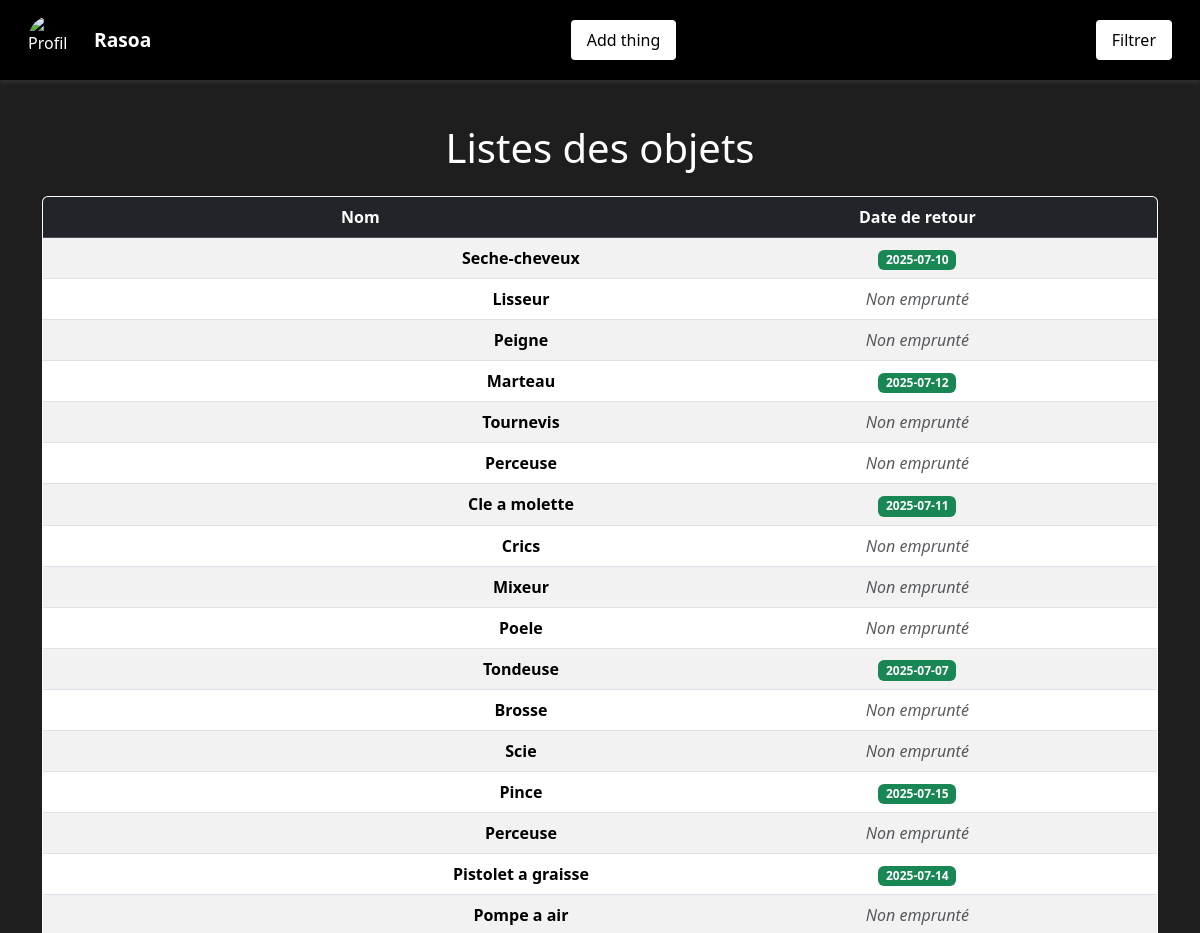
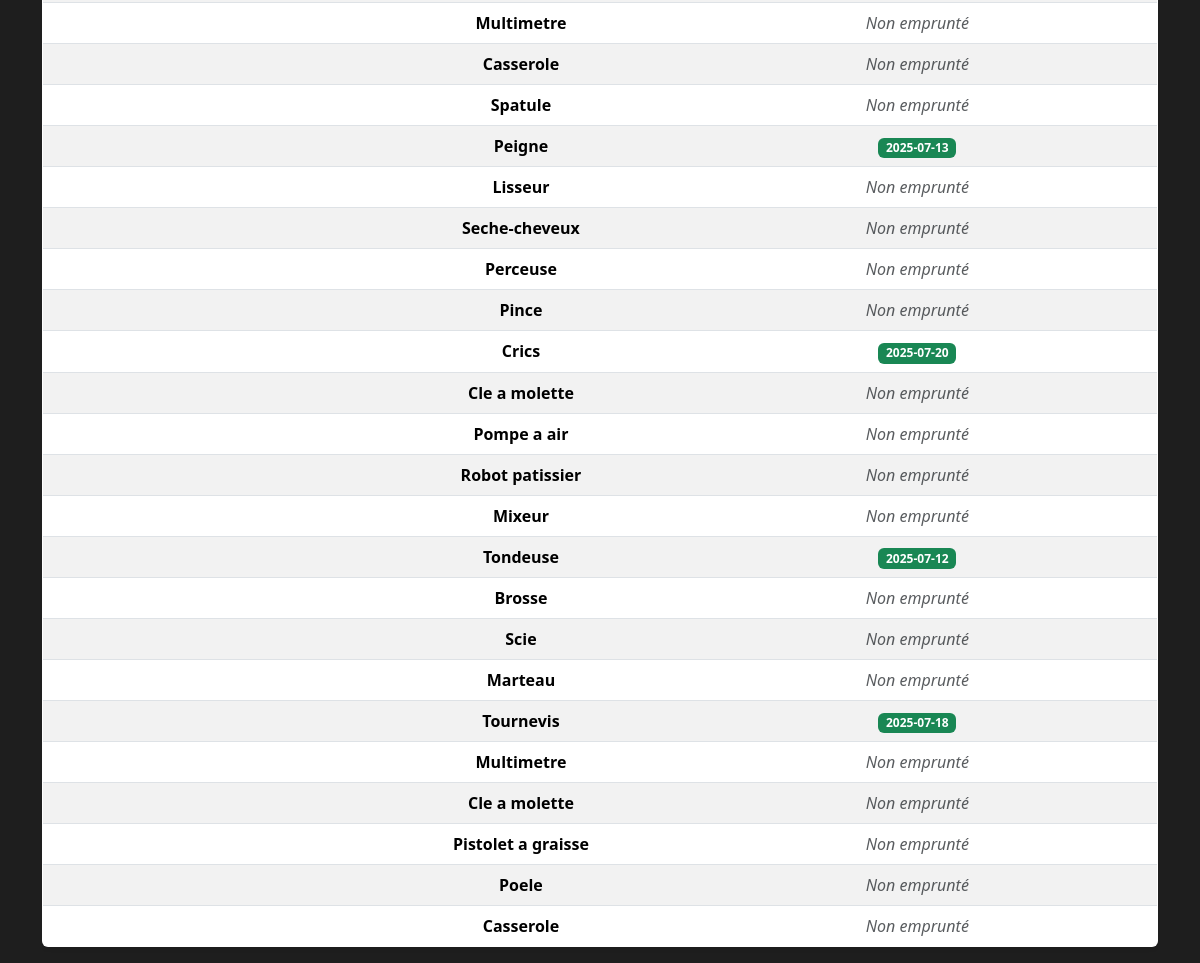
Screenshot of /pages/accueil.php (signed in) with the database file from the repository (2 pictures, top to bottom).
### tables this page shows
create table emprunt_objet(
    id_objet INT AUTO_INCREMENT PRIMARY KEY,
    nom_objet VARCHAR(150),
    id_categorie INT,
    id_membre INT
);

### inc/connection.php (called while the page is built, shortened)
<?php
function dbconnect()
{
    static $connect = null;
    if ($connect === null) {
        $connect = mysqli_connect('localhost', 'root', '', 'emprunt');
        mysqli_set_charset($connect, 'utf8mb4');
    }
    return $connect;
}

### inc/function.php (called while the page is built, shortened)
<?php
require("connection.php");
function getListObject()
{
    $sql = "SELECT * FROM emprunt_objet";
    $request = mysqli_query(dbconnect(), $sql);
    while($response = mysqli_fetch_assoc($request))
    {
        $result[] = $response;
    }
    if(!empty($result))
    {
        return $result;
    }
    return null;
}
function verifieSiEmprunte($id)
{
    $sql = "SELECT date_retour FROM emprunt_v_emprunt_objet WHERE id_objet = '%s'";
    $sql = sprintf($sql, $id);
    $request = mysqli_query(dbconnect(), $sql);
    if(mysqli_num_rows($request) > 0)
    {
        $response = mysqli_fetch_assoc($request);
        return $response['date_retour'];
    }
    return false;
}

### pages/accueil.php (the view, shortened to what this page needs)
<?php
require('../inc/function.php');
$parameters = ["Nom", "Date de retour"];
$objets = getListObject();
?>
<!DOCTYPE html>
<html lang="en">
<head>
    <link rel="stylesheet" href="../assets/bootstrap/css/bootstrap.min.css" />
    <link rel="stylesheet" href="../assets/style/style-accueil.css">
</head>
<body>
    <header>
        <nav class="container-fluid d-flex justify-content-between align-items-center">
            <ul class="d-flex align-items-center mb-0">
                <img src="../assets/image/<?= $_SESSION['pdp']; ?>" alt="Profil">
                <li><?= $_SESSION['user_name']; ?></li>
            </ul>
            <ul>
                <a href="formulaire-objet.php"><button>Add thing</button></a>
            </ul>
            <a href="filtre.php"><button>Filtrer</button></a>
        </nav>
    </header>
    <main>
        <div class="container mt-4">
            <?php if (!empty($objets)) { ?>
                <h1 class="text-center mb-4">Listes des objets</h1>
                <div class="table-responsive">
                    <table class="table table-hover table-striped border rounded overflow-hidden shadow-sm bg-white">
                        <thead class="table-dark text-center">
                            <tr>
                                <?php foreach ($parameters as $param) { ?>
                                    <th><?= $param; ?></th>
                                <?php } ?>
                            </tr>
                        </thead>
                        <tbody class="text-center align-middle">
                            <?php foreach ($objets as $o) { ?>
                                <tr>
                                    <td class="fw-semibold">
                                        <div class="row">
                                            <div class="col">
                                            </div>
                                            <div class="col">
                                                <?= $o['nom_objet']; ?>
                                            </div>
                                        </div>
                                    </td>
                                    <?php $emprunt = verifieSiEmprunte($o['id_objet']); ?>
                                    <td>
                                        <?= $emprunt !== false ? "<span class='badge bg-success'>$emprunt</span>" : "<span class='text-muted fst-italic'>Non emprunté</span>" ?>
                                    </td>
                                </tr>
                            <?php } ?>
                        </tbody>
                    </table>
                </div>
            <?php } ?>
        </div>
    </main>
</body>
</html>

### assets/style/style-accueil.css (style rules this page uses)
body { background-color: #1e1e1e; color: #f8f9fa; padding-top: 100px; }
header { background-color: #000; color: white; position: fixed; top: 0; left: 0; right: 0; z-index: 1030; height: 80px; display: flex; align-items: center; padding: 0 1rem; box-shadow: 0 2px 5px rgba(255, 255, 255, 0.1); }
header nav ul { list-style: none; display: flex; align-items: center; margin: 0; padding: 0; }
header nav ul img { width: 50px; height: 50px; border-radius: 50%; object-fit: cover; margin-right: 1rem; }
header nav ul li { font-weight: bold; font-size: 1.2rem; }
header nav a button { margin-left: auto; background-color: white; color: black; border: none; padding: 8px 16px; border-radius: 4px; }
table { width: 100%; color: #000; background-color: white; }
thead { background-color: #f0f0f0; }
tbody tr:nth-child(even) { background-color: #f9f9f9; }
h1 { color: white; }

### rows the page displays
emprunt_objet: nom_objet "Seche-cheveux", emprunt "2025-07-10"
emprunt_objet: nom_objet "Lisseur", shows "Non emprunté"
emprunt_objet: nom_objet "Peigne", shows "Non emprunté"
emprunt_objet: nom_objet "Marteau", emprunt "2025-07-12"
emprunt_objet: nom_objet "Tournevis", shows "Non emprunté"
emprunt_objet: nom_objet "Perceuse", shows "Non emprunté"
emprunt_objet: nom_objet "Cle a molette", emprunt "2025-07-11"
emprunt_objet: nom_objet "Crics", shows "Non emprunté"
emprunt_objet: nom_objet "Mixeur", shows "Non emprunté"
emprunt_objet: nom_objet "Poele", shows "Non emprunté"
emprunt_objet: nom_objet "Tondeuse", emprunt "2025-07-07"
emprunt_objet: nom_objet "Brosse", shows "Non emprunté"
emprunt_objet: nom_objet "Scie", shows "Non emprunté"
emprunt_objet: nom_objet "Pince", emprunt "2025-07-15"
emprunt_objet: nom_objet "Perceuse", shows "Non emprunté"
emprunt_objet: nom_objet "Pistolet a graisse", emprunt "2025-07-14"
emprunt_objet: nom_objet "Pompe a air", shows "Non emprunté"
emprunt_objet: nom_objet "Multimetre", shows "Non emprunté"
emprunt_objet: nom_objet "Casserole", shows "Non emprunté"
emprunt_objet: nom_objet "Spatule", shows "Non emprunté"
emprunt_objet: nom_objet "Peigne", emprunt "2025-07-13"
emprunt_objet: nom_objet "Lisseur", shows "Non emprunté"
emprunt_objet: nom_objet "Seche-cheveux", shows "Non emprunté"
emprunt_objet: nom_objet "Perceuse", shows "Non emprunté"
emprunt_objet: nom_objet "Pince", shows "Non emprunté"
emprunt_objet: nom_objet "Crics", emprunt "2025-07-20"
emprunt_objet: nom_objet "Cle a molette", shows "Non emprunté"
emprunt_objet: nom_objet "Pompe a air", shows "Non emprunté"
emprunt_objet: nom_objet "Robot patissier", shows "Non emprunté"
emprunt_objet: nom_objet "Mixeur", shows "Non emprunté"
emprunt_objet: nom_objet "Tondeuse", emprunt "2025-07-12"
emprunt_objet: nom_objet "Brosse", shows "Non emprunté"
emprunt_objet: nom_objet "Scie", shows "Non emprunté"
emprunt_objet: nom_objet "Marteau", shows "Non emprunté"
emprunt_objet: nom_objet "Tournevis", emprunt "2025-07-18"
emprunt_objet: nom_objet "Multimetre", shows "Non emprunté"
emprunt_objet: nom_objet "Cle a molette", shows "Non emprunté"
emprunt_objet: nom_objet "Pistolet a graisse", shows "Non emprunté"
emprunt_objet: nom_objet "Poele", shows "Non emprunté"
emprunt_objet: nom_objet "Casserole", shows "Non emprunté"

### other values shown
$_SESSION['user_name'] "Rasoa"
$param "Nom"
$param "Date de retour"
